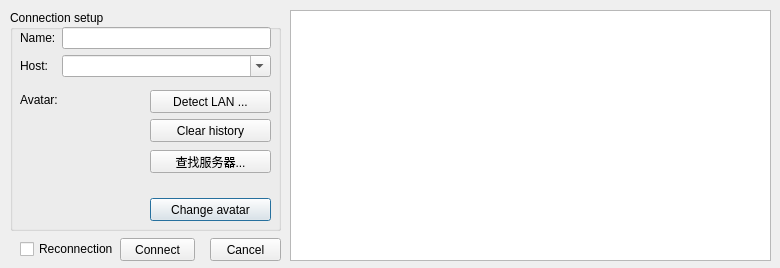
<?xml version="1.0" encoding="UTF-8"?>
<ui version="4.0">
 <class>ConnectionDialog</class>
 <widget class="QDialog" name="ConnectionDialog">
  <property name="windowModality">
   <enum>Qt::WindowModal</enum>
  </property>
  <property name="geometry">
   <rect>
    <x>0</x>
    <y>0</y>
    <width>780</width>
    <height>268</height>
   </rect>
  </property>
  <property name="windowTitle">
   <string>Connection setup</string>
  </property>
  <widget class="QGroupBox" name="groupBox">
   <property name="geometry">
    <rect>
     <x>10</x>
     <y>10</y>
     <width>271</width>
     <height>221</height>
    </rect>
   </property>
   <property name="title">
    <string>Connection setup</string>
   </property>
   <widget class="QLabel" name="avatarLabel">
    <property name="geometry">
     <rect>
      <x>10</x>
      <y>82</y>
      <width>42</width>
      <height>16</height>
     </rect>
    </property>
    <property name="text">
     <string>Avatar:</string>
    </property>
   </widget>
   <widget class="QLabel" name="avatarPixmap">
    <property name="geometry">
     <rect>
      <x>20</x>
      <y>108</y>
      <width>100</width>
      <height>100</height>
     </rect>
    </property>
    <property name="minimumSize">
     <size>
      <width>100</width>
      <height>100</height>
     </size>
    </property>
    <property name="text">
     <string/>
    </property>
    <property name="scaledContents">
     <bool>true</bool>
    </property>
   </widget>
   <widget class="QPushButton" name="changeAvatarButton">
    <property name="geometry">
     <rect>
      <x>140</x>
      <y>188</y>
      <width>121</width>
      <height>23</height>
     </rect>
    </property>
    <property name="text">
     <string>Change avatar</string>
    </property>
   </widget>
   <widget class="QPushButton" name="detectLANButton">
    <property name="geometry">
     <rect>
      <x>140</x>
      <y>80</y>
      <width>121</width>
      <height>23</height>
     </rect>
    </property>
    <property name="text">
     <string>Detect LAN ...</string>
    </property>
   </widget>
   <widget class="QPushButton" name="clearHistoryButton">
    <property name="geometry">
     <rect>
      <x>140</x>
      <y>109</y>
      <width>121</width>
      <height>23</height>
     </rect>
    </property>
    <property name="text">
     <string>Clear history</string>
    </property>
   </widget>
   <widget class="QWidget" name="layoutWidget">
    <property name="geometry">
     <rect>
      <x>10</x>
      <y>17</y>
      <width>251</width>
      <height>51</height>
     </rect>
    </property>
    <layout class="QFormLayout" name="formLayout">
     <item row="0" column="0">
      <widget class="QLabel" name="nameLabel">
       <property name="text">
        <string>Name:</string>
       </property>
       <property name="buddy">
        <cstring>nameLineEdit</cstring>
       </property>
      </widget>
     </item>
     <item row="0" column="1">
      <widget class="QLineEdit" name="nameLineEdit"/>
     </item>
     <item row="1" column="0">
      <widget class="QLabel" name="hostLabel">
       <property name="text">
        <string>Host:</string>
       </property>
       <property name="buddy">
        <cstring>hostComboBox</cstring>
       </property>
      </widget>
     </item>
     <item row="1" column="1">
      <widget class="QComboBox" name="hostComboBox">
       <property name="editable">
        <bool>true</bool>
       </property>
      </widget>
     </item>
    </layout>
   </widget>
   <widget class="QPushButton" name="pushButtonFindServer">
    <property name="geometry">
     <rect>
      <x>140</x>
      <y>140</y>
      <width>121</width>
      <height>23</height>
     </rect>
    </property>
    <property name="text">
     <string>查找服务器...</string>
    </property>
   </widget>
  </widget>
  <widget class="QListWidget" name="avatarList">
   <property name="geometry">
    <rect>
     <x>290</x>
     <y>10</y>
     <width>481</width>
     <height>251</height>
    </rect>
   </property>
   <property name="iconSize">
    <size>
     <width>80</width>
     <height>80</height>
    </size>
   </property>
   <property name="movement">
    <enum>QListView::Static</enum>
   </property>
   <property name="viewMode">
    <enum>QListView::IconMode</enum>
   </property>
  </widget>
  <widget class="QPushButton" name="cancelButton">
   <property name="geometry">
    <rect>
     <x>210</x>
     <y>238</y>
     <width>71</width>
     <height>23</height>
    </rect>
   </property>
   <property name="text">
    <string>Cancel</string>
   </property>
  </widget>
  <widget class="QPushButton" name="connectButton">
   <property name="geometry">
    <rect>
     <x>120</x>
     <y>238</y>
     <width>75</width>
     <height>23</height>
    </rect>
   </property>
   <property name="text">
    <string>Connect</string>
   </property>
  </widget>
  <widget class="QCheckBox" name="reconnectionCheckBox">
   <property name="geometry">
    <rect>
     <x>20</x>
     <y>241</y>
     <width>95</width>
     <height>16</height>
    </rect>
   </property>
   <property name="text">
    <string>Reconnection</string>
   </property>
  </widget>
 </widget>
 <tabstops>
  <tabstop>avatarList</tabstop>
 </tabstops>
 <resources/>
 <connections>
  <connection>
   <sender>cancelButton</sender>
   <signal>clicked()</signal>
   <receiver>ConnectionDialog</receiver>
   <slot>reject()</slot>
   <hints>
    <hint type="sourcelabel">
     <x>188</x>
     <y>273</y>
    </hint>
    <hint type="destinationlabel">
     <x>241</x>
     <y>158</y>
    </hint>
   </hints>
  </connection>
 </connections>
</ui>
